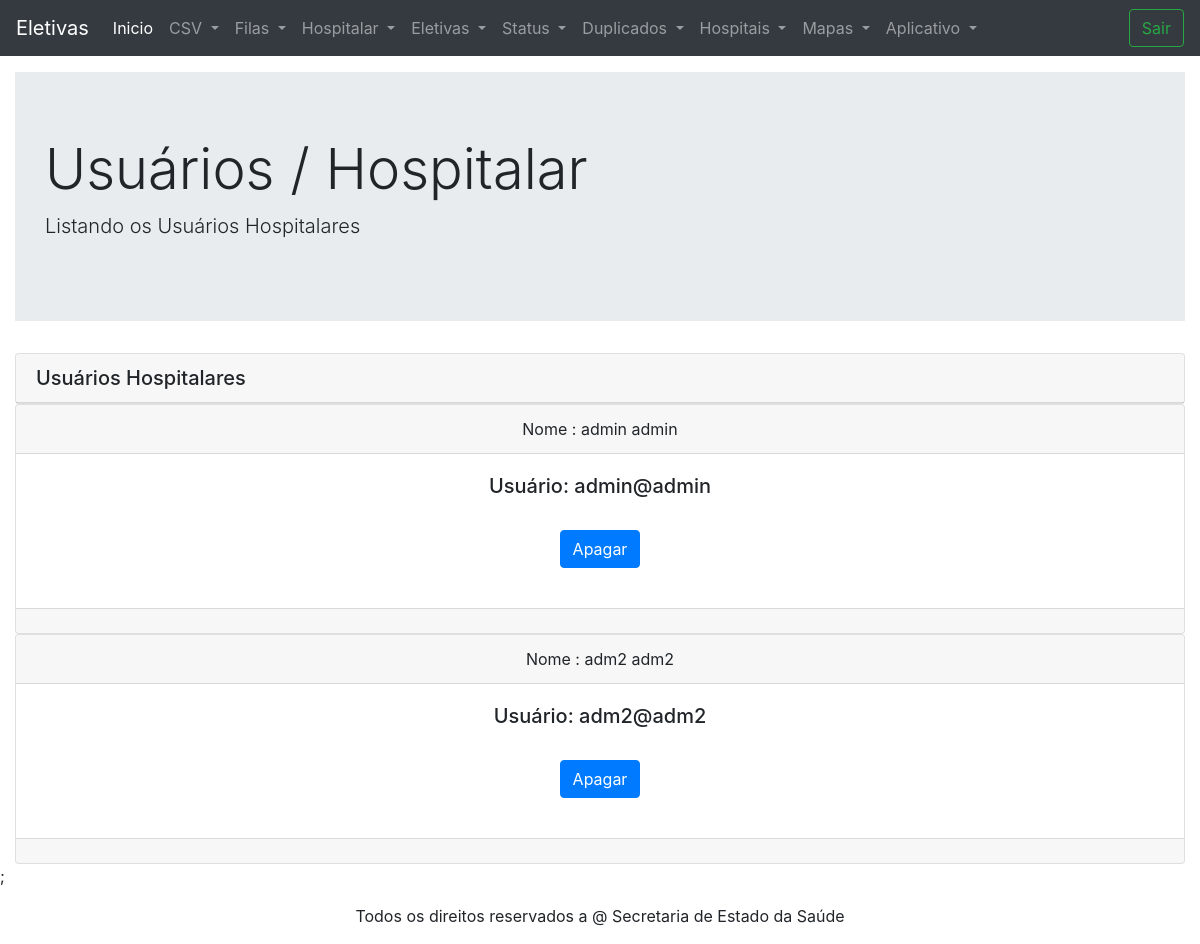
The app's page /content/content/home/eletivas/listarUShospitalar.php (signed in) with its own data.
### tables this page shows
CREATE TABLE `hospitalar_usuarios` (
  `id` int(50) NOT NULL,
  `nome` varchar(50) NOT NULL,
  `sobrenome` varchar(50) NOT NULL,
  `email` varchar(50) NOT NULL,
  `senha` varchar(50) NOT NULL
);

### content/content/home/eletivas/buscaUsuarios/detalhamentoUsuariosHosp.php (the view, shortened to what this page needs)
<?php
$comando = "SELECT * FROM hospitalar_usuarios";
$res = mysqli_query($con, $comando);
          echo  "<div class='container-fluid'>";
              while ($linha = mysqli_fetch_array($res))
               {
                 $id = $linha["id"];
                 $nome=$linha["nome"];
                 $sobrenome=$linha["sobrenome"];
                 $usuario=$linha["email"];
               echo "<div class='card text-center'>";
               echo "<div class='card-header'>";
               echo "Nome : ";
               echo  $nome;
               echo $sobrenome;
               echo"</div>";
    echo "<div class='card-body'>";
    echo "<h5 class='card-title'>Usuário: $usuario</h5>";
    echo "<div class='card-body'>";
    echo "<a href='ExcluiUsHosp.php?us_id=$id' class='btn btn-primary'>Apagar</a>";
    echo "</div>";
    echo "</div>";
    echo "<div class='card-footer text-muted'>";
    echo  "</div>";
    echo "</div>";
       }
echo "</div>;"
?>

### records on screen
hospitalar_usuarios: nome "admin", sobrenome "admin", email "admin@admin"
hospitalar_usuarios: nome "adm2", sobrenome "adm2", email "adm2@adm2"
